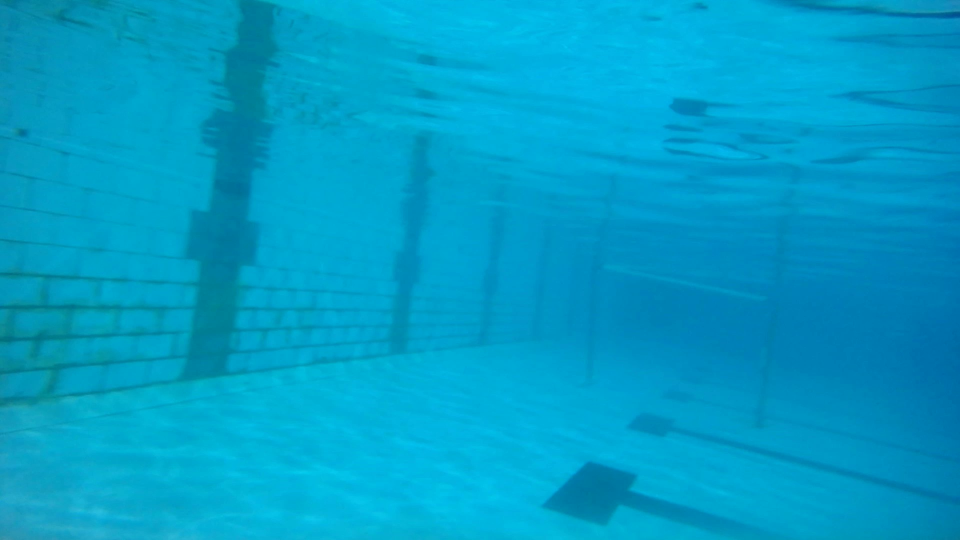
#> input picture testCases/WIN_20231017_23_15_57_Pro - frame at 0m0s.jpg, 1920 x 1080 px, given in place of Untitled video - Made with Clipchamp.mp4, which was not available (shown at 1/2 size)
$ python finalSubmission.py
#> lines starting #> are read from the running program, lines starting #| are printed output that depends on the picture; after the words box and inside, x2 and y2 are one past the last pixel; in counts of white or black regions, pixels touching at a corner belong together; pictures that were not available may be replaced by others from this repository, and a replacement may not be noted
import cv2
import numpy as np
#video_path = r"C:\Users\Mudit\Downloads\VScode\cv\Deepblu\Untitled video - Made with Clipchamp (3).mp4"#Very faint gate
#video_path = r"C:\Users\Mudit\Downloads\VScode\cv\Deepblu\Untitled video - Made with Clipchamp (2).mp4"#short video
#video_path = r"C:\Users\Mudit\Downloads\VScode\cv\Deepblu\Untitled video - Made with Clipchamp (1).mp4"# best test caase best performance
video_path = r"C:\Users\Mudit\Downloads\VScode\cv\Deepblu\Untitled video - Made with Clipchamp.mp4" #ideal

cap = cv2.VideoCapture(video_path)
# Sharpen the combined image
kernel_7x7_hor = np.array(
    [
        [-1, -1, -1, 6, -1, -1, -1],
        [-1, -1, -1, 6, -1, -1, -1],
        [-1, -1, -1, 6, -1, -1, -1],
        [-1, -1, -1, 6, -1, -1, -1],
        [-1, -1, -1, 6, -1, -1, -1],
        [-1, -1, -1, 6, -1, -1, -1],
        [-1, -1, -1, 6, -1, -1, -1]
    ]
)
kernel_7x7_hor_thick = np.array(
    [
        [-1, -1, 4/3, 4/3, 4/3, -1, -1],
        [-1, -1, 4/3, 4/3, 4/3, -1, -1],
        [-1, -1, 4/3, 4/3, 4/3, -1, -1],
        [-1, -1, 4/3, 4/3, 4/3, -1, -1],
        [-1, -1, 4/3, 4/3, 4/3, -1, -1],
        [-1, -1, 4/3, 4/3, 4/3, -1, -1],
        [-1, -1, 4/3, 4/3, 4/3, -1, -1]
    ]
)
kernel_5x5 = np.ones(( 5, 5), np.uint8)
kernel_3x3 = np.ones(( 3, 3), np.uint8)
centre_rec = (0,0)
centre_list = []
while cap.isOpened():
    ret, frame = cap.read()
#> frame is the input picture: shape (1080, 1920, 3); mean B, G, R 199.4, 157.6, 1.1
    if not ret:
        break
    frame = cv2.resize(frame, (640, 480))
#> frame: shape (480, 640, 3)
    blue = frame[:, :, 2]
    green = frame[:, :, 1]
    red = frame[:, :, 0]
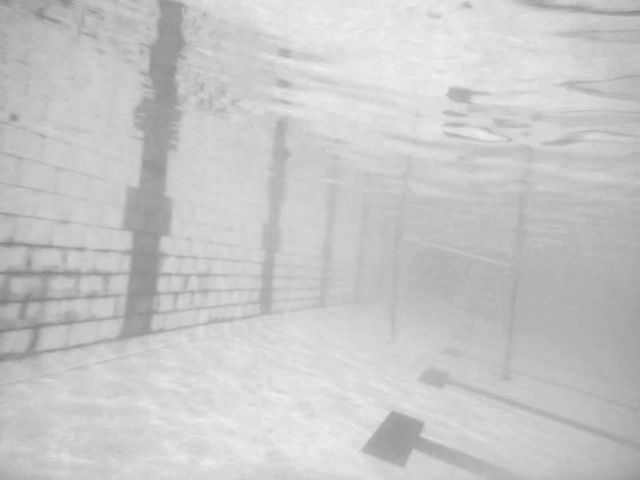
#> red: shape (480, 640); min 124, max 241, mean 199.4
    # Combine images with different weights
    combined = cv2.addWeighted((blue), 0.05, green, 0.66, 0)
    combined = cv2.addWeighted(combined, 0.7, red, 0.52, 0)
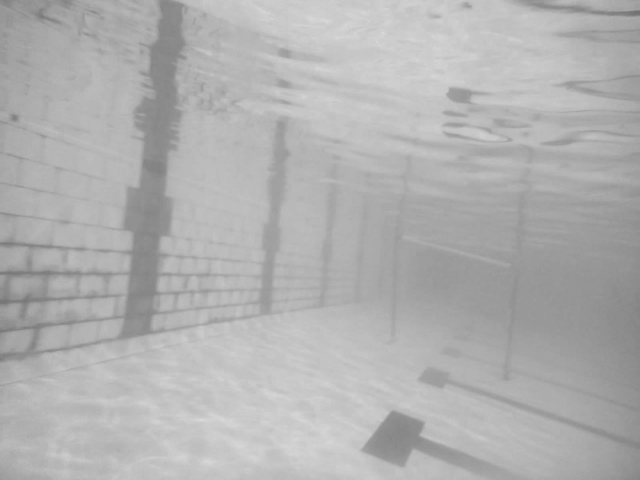
#> combined: shape (480, 640); min 111, max 218, mean 176.6
    sharpened_hor_thick = cv2.filter2D(combined, -1 , kernel_7x7_hor_thick)
    sharpened = cv2.bilateralFilter(sharpened_hor_thick, 6, 80, 80)
    sharpened = cv2.bitwise_not(sharpened_hor_thick)
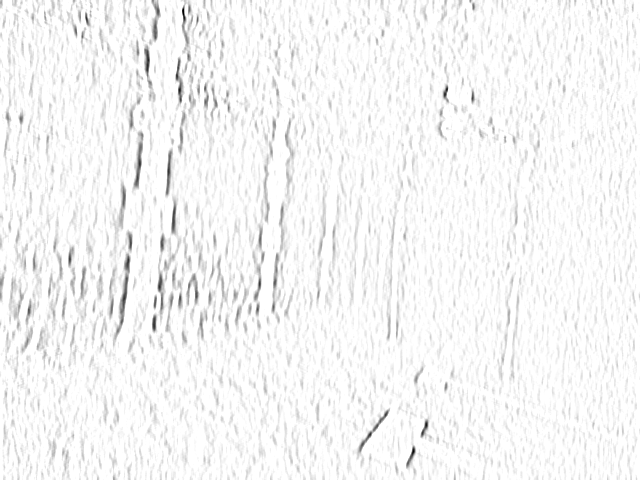
#> sharpened: shape (480, 640); min 0, max 255, mean 245.6
    ret, thresh = cv2.threshold(sharpened_hor_thick, 90, 255, cv2.THRESH_BINARY)
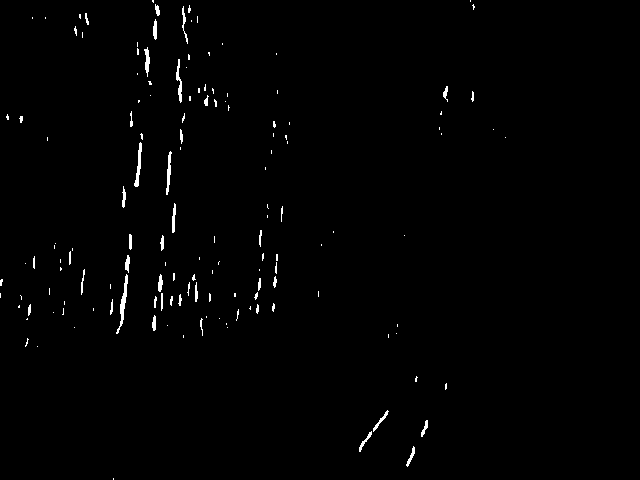
#> thresh: shape (480, 640); 0.93% white in thin lines or dots, all inside (x1, y1, x2, y2) = (0, 0, 506, 480)
    edges = cv2.Canny(thresh, 100, 120)
#> edges: shape (480, 640); 0.84% white in thin lines or dots, all inside (x1, y1, x2, y2) = (0, 0, 507, 480)
    canny_edge = edges
    edges_5x5 = cv2.dilate(canny_edge, kernel_5x5, iterations=1)
#> edges_5x5: shape (480, 640); 4.6% white; 104 white regions, largest, box (x1, y1, x2, y2) and area: (114, 253, 132, 336) 745, (149, 272, 165, 333) 580, (179, 2, 201, 46) 539
    edges_3x3 = cv2.dilate(canny_edge, kernel_3x3, iterations=1)
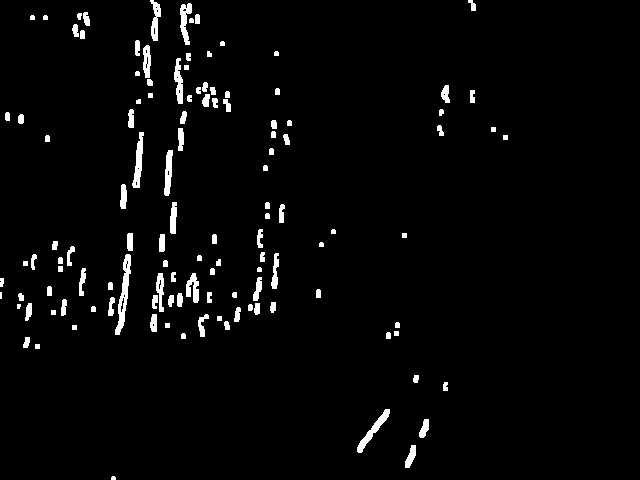
#> edges_3x3: shape (480, 640); 2.8% white; 122 white regions (3 under 20 px), largest, box (x1, y1, x2, y2) and area: (115, 254, 131, 335) 510, (357, 409, 390, 453) 340, (132, 132, 144, 188) 337
    # Probabilistic Hough Line Transform
    linesP = cv2.HoughLinesP(edges_5x5, 5, np.pi / 180, 50, 150, 40)
#> linesP = [[123, 328, 131, 254], [135, 188, 142, 131], [167, 196, 173, 149], [158, 312, 163, 272], [177, 104, 180, 64], [185, 45, 188, 2], [166, 196, 170, 149], [118, 335, 122, 275], [132, 186, 141, 131], [138, 188, 142, 137]]
    cv2.imshow("thresh", thresh)
    # cv2.imshow("sharpened", sharpened)
    # Detect and draw parallel lines
    cdstP = cv2.cvtColor(thresh, cv2.COLOR_GRAY2BGR)
    if linesP is not None:
        parallel_lines = []
        for line in linesP:
            x1, y1, x2, y2 = line[0]
            angle = np.arctan2(y2 - y1, x2 - x1) * 180 / np.pi
            if 85 < angle < 91 or -91 < angle < -85:  # Adjust angle range for parallel lines
                parallel_lines.append((x1, y1, x2, y2))
                cv2.line(cdstP, (x1, y1), (x2, y2), (0, 0, 255), 3, cv2.LINE_AA)
#> this loop made 10 passes
#> (x1, y1, x2, y2, angle) on passes 1 to 10: (123, 328, 131, 254, -83.83), (135, 188, 142, 131, -83), (167, 196, 173, 149, -82.72), (158, 312, 163, 272, -82.87), (177, 104, 180, 64, -85.71), (185, 45, 188, 2, -86.01), (166, 196, 170, 149, -85.14), (118, 335, 122, 275, -86.19), (132, 186, 141, 131, -80.71), (138, 188, 142, 137, -85.52)
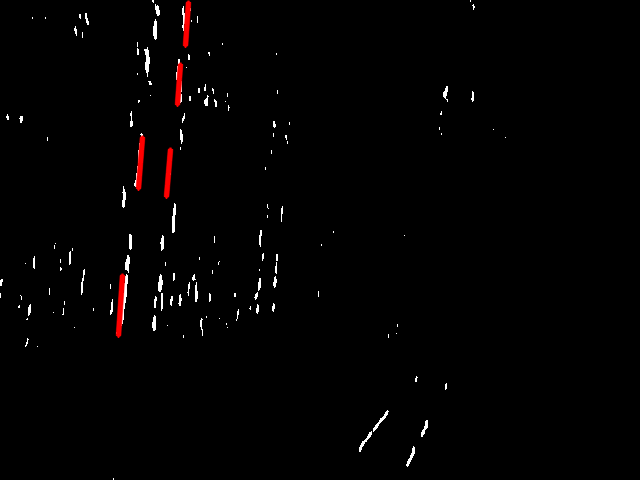
#> cdstP: shape (480, 640, 3); mean B, G, R 2, 2, 3.1
#> after the loop, parallel_lines = [(177, 104, 180, 64), (185, 45, 188, 2), (166, 196, 170, 149), (118, 335, 122, 275), (138, 188, 142, 137)]
        # Draw bounding box around two longest parallel lines
        if len(parallel_lines) >= 2:
            # Sort by line length
            parallel_lines.sort(key=lambda l: ((l[2] - l[0]) ** 2 + (l[3] - l[1]) ** 2) ** 0.5, reverse=True)
            x1_1, y1_1, x2_1, y2_1 = parallel_lines[0]
#> x1_1 = 118; y1_1 = 335; x2_1 = 122; y2_1 = 275
            x1_2, y1_2, x2_2, y2_2 = parallel_lines[1]
#> x1_2 = 138; y1_2 = 188; x2_2 = 142; y2_2 = 137
            cv2.line(cdstP, (x1_1, y1_1), (x2_1, y2_1), (125, 255, 70), 2)
            cv2.line(cdstP, (x1_2, y1_2), (x2_2, y2_2), (125, 255, 70), 2)
            x_min = min(x1_1, x2_1, x1_2, x2_2)
#> x_min = 118
            x_max = max(x1_1, x2_1, x1_2, x2_2)
#> x_max = 142
            y_min = min(y1_1, y2_1, y1_2, y2_2)
#> y_min = 137
            y_max = max(y1_1, y2_1, y1_2, y2_2)
#> y_max = 335
            centre = ((x_max+x_min)//2, (y_max+y_min)//2)
#> centre = (130, 236)
            radius = 20
            if ((y_max-y_min)/(x_max-x_min))<1:
                centre_list.append(centre)
                centre_rec = tuple(map(lambda x: sum(x) // len(x), zip(*centre_list)))
                cv2.circle(frame, centre_rec, radius, (0,255,150), -1)
            else:
                cv2.circle(frame, centre_rec, radius, (0,255,150), -1)
            cv2.rectangle(cdstP, (x_min, y_min), (x_max, y_max), (255, 0, 0), 2)
            cv2.rectangle(frame, (x_min, y_min), (x_max, y_max), (90, 0, 0), 2)
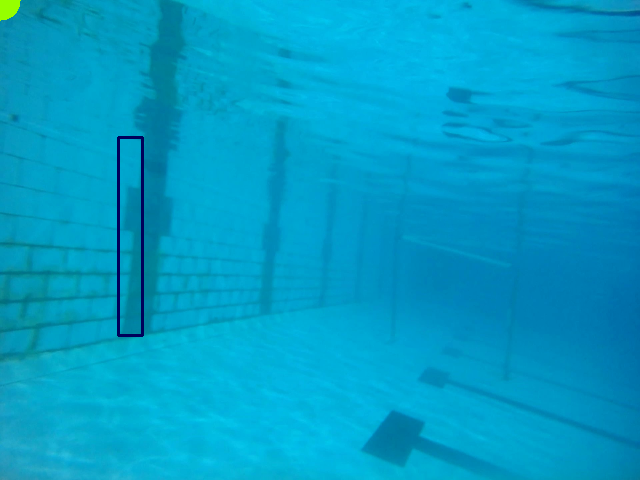
#> frame: shape (480, 640, 3); mean B, G, R 198.9, 157.1, 1.3
    cv2.imshow("Detected Lines (in red) - Probabilistic Line Transform", cdstP)
    cv2.imshow("SAXX", frame)
    if cv2.waitKey(1) & 0xFF == ord("q"):
#> (key q is pressed here)
        break
cap.release()
cv2.destroyAllWindows()

$ run again, on testCases/WIN_20231017_23_15_57_Pro - frame at 0m17s.jpg
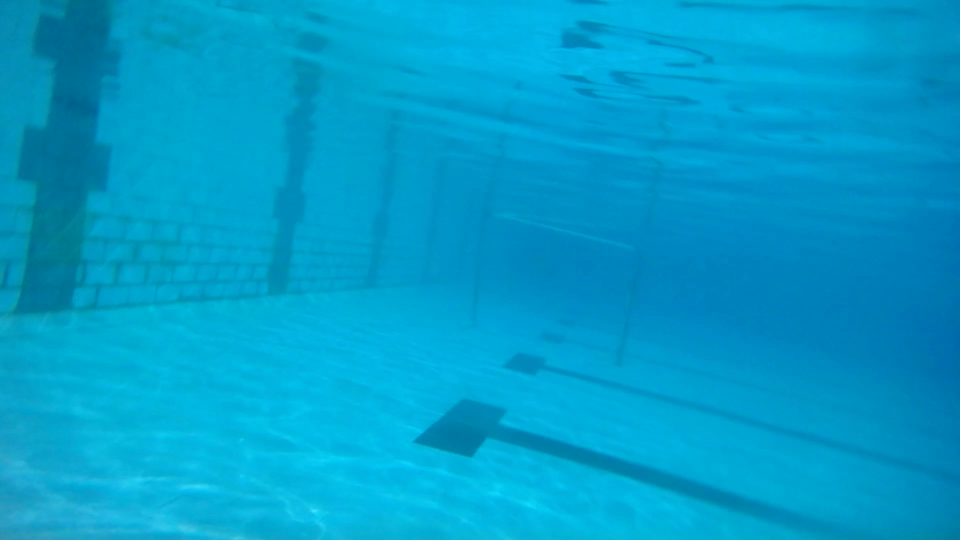
#> input picture testCases/WIN_20231017_23_15_57_Pro - frame at 0m17s.jpg, 1920 x 1080 px, given in place of Untitled video - Made with Clipchamp.mp4, which was not available (shown at 1/2 size)
#> frame is the input picture: shape (1080, 1920, 3); mean B, G, R 202.5, 157.2, 1.5
#> thresh: shape (480, 640); 0.97% white in thin lines or dots, all inside (x1, y1, x2, y2) = (0, 0, 485, 480)
#> edges_5x5: shape (480, 640); 4.7% white; 91 white regions, largest, box (x1, y1, x2, y2) and area: (44, 167, 88, 291) 1917, (0, 163, 25, 279) 1203, (167, 170, 187, 273) 817
#> edges_3x3: shape (480, 640); 2.9% white; 108 white regions (4 under 20 px), largest, box (x1, y1, x2, y2) and area: (45, 168, 77, 290) 1195, (0, 164, 24, 278) 842, (62, 65, 73, 129) 366
#> linesP = 15 rows, first 6: [9, 278, 21, 163], [55, 255, 58, 209], [66, 129, 71, 88], [47, 290, 55, 209], [71, 172, 72, 130], [172, 262, 176, 221]
#> the loop `for line in linesP:` made 15 passes
#> (x1, y1, x2, y2, angle) on passes 1 to 8: (9, 278, 21, 163, -84.04), (55, 255, 58, 209, -86.27), (66, 129, 71, 88, -83.05), (47, 290, 55, 209, -84.36), (71, 172, 72, 130, -88.64), (172, 262, 176, 221, -84.43), (193, 246, 205, 172, -80.79), (176, 272, 182, 179, -86.31)
#> after the loop `for line in linesP:`:
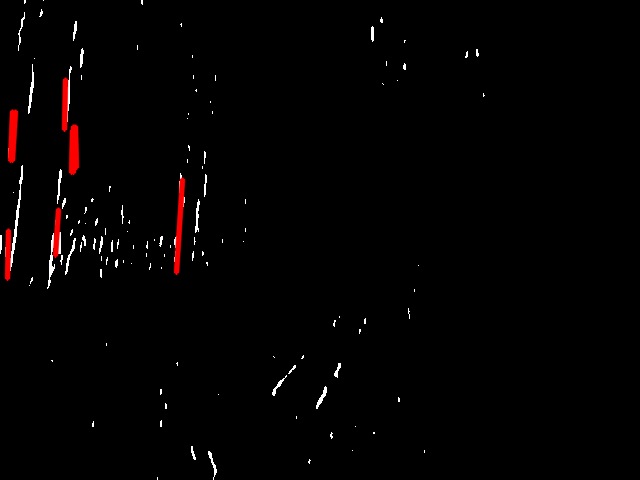
#> cdstP: shape (480, 640, 3); mean B, G, R 1.9, 1.9, 3.8
#> after the loop `for line in linesP:`: parallel_lines = [(55, 255, 58, 209), (71, 172, 72, 130), (176, 272, 182, 179), (12, 160, 15, 111), (73, 172, 73, 126), (64, 129, 65, 79), (10, 160, 12, 111), (75, 126, 76, 167), (7, 278, 8, 230)]
#> x1_1 = 176; y1_1 = 272; x2_1 = 182; y2_1 = 179
#> x1_2 = 64; y1_2 = 129; x2_2 = 65; y2_2 = 79
#> x_min = 64
#> x_max = 182
#> y_min = 79
#> y_max = 272
#> centre = (123, 175)
#> `cv2.rectangle(frame, (x_min, y_min), (x_max, y_max), (90, 0, 0), 2)`:
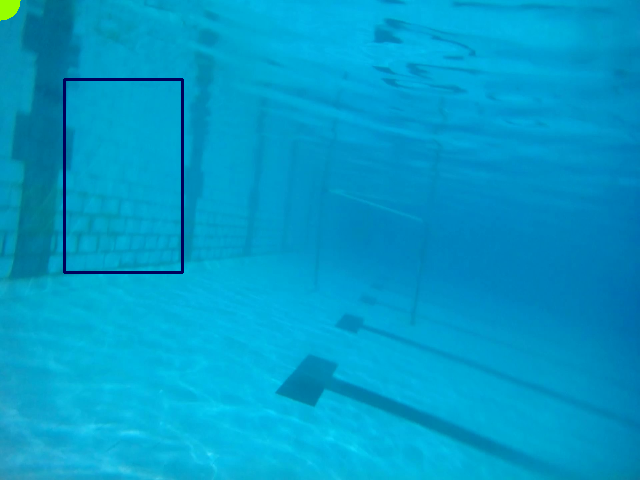
#> frame: shape (480, 640, 3); mean B, G, R 201.7, 156.4, 1.7

$ run again, on testCases/WIN_20231017_23_15_57_Pro - frame at 0m33s.jpg
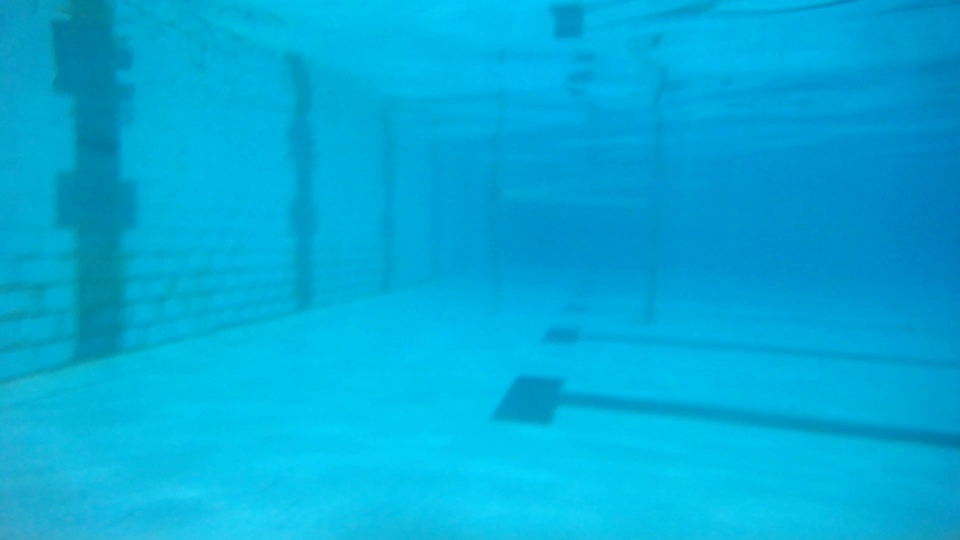
#> input picture testCases/WIN_20231017_23_15_57_Pro - frame at 0m33s.jpg, 1920 x 1080 px, given in place of Untitled video - Made with Clipchamp.mp4, which was not available (shown at 1/2 size)
#> frame is the input picture: shape (1080, 1920, 3); mean B, G, R 216.9, 171.8, 2.5
#> thresh: shape (480, 640); 0.38% white in thin lines or dots, all inside (x1, y1, x2, y2) = (4, 0, 447, 414)
#> edges: shape (480, 640); 0.37% white in thin lines or dots, all inside (x1, y1, x2, y2) = (3, 0, 448, 415)
#> edges_5x5: shape (480, 640); 2% white; 49 white regions, largest, box (x1, y1, x2, y2) and area: (41, 88, 50, 153) 471, (322, 332, 345, 373) 389, (78, 107, 93, 145) 301
#> edges_3x3: shape (480, 640); 1.2% white; 55 white regions (2 under 20 px), largest, box (x1, y1, x2, y2) and area: (323, 333, 344, 372) 265, (42, 103, 49, 152) 242, (387, 0, 394, 34) 194
#> linesP = [[44, 152, 44, 88], [45, 88, 45, 131]]
#> the loop `for line in linesP:` made 2 passes
#> (x1, y1, x2, y2, angle) on passes 1 to 2: (44, 152, 44, 88, -90), (45, 88, 45, 131, 90)
#> after the loop `for line in linesP:`:
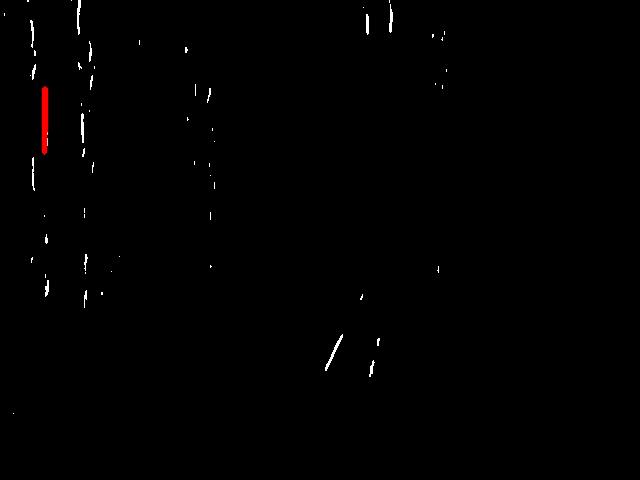
#> cdstP: shape (480, 640, 3); mean B, G, R 0.9, 0.9, 1.2
#> after the loop `for line in linesP:`: parallel_lines = [(44, 152, 44, 88), (45, 88, 45, 131)]
#> x1_1 = 44; y1_1 = 152; x2_1 = 44; y2_1 = 88
#> x1_2 = 45; y1_2 = 88; x2_2 = 45; y2_2 = 131
#> x_min = 44
#> x_max = 45
#> y_min = 88
#> y_max = 152
#> centre = (44, 120)
#> `cv2.rectangle(frame, (x_min, y_min), (x_max, y_max), (90, 0, 0), 2)`:
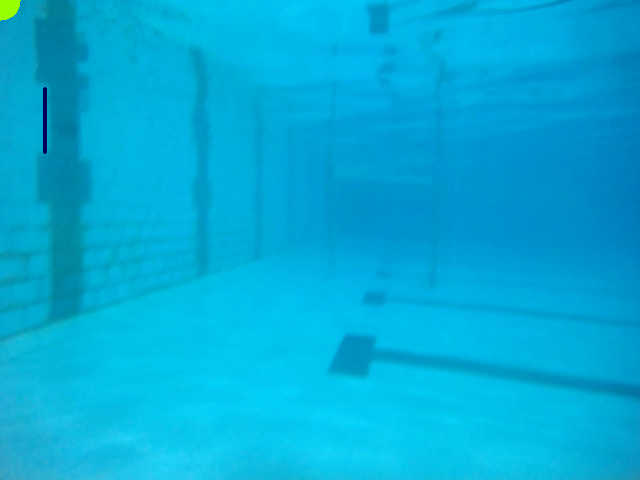
#> frame: shape (480, 640, 3); mean B, G, R 216.6, 171.8, 2.7

$ run again, on testCases/WIN_20231017_23_15_57_Pro - frame at 0m53s.jpg
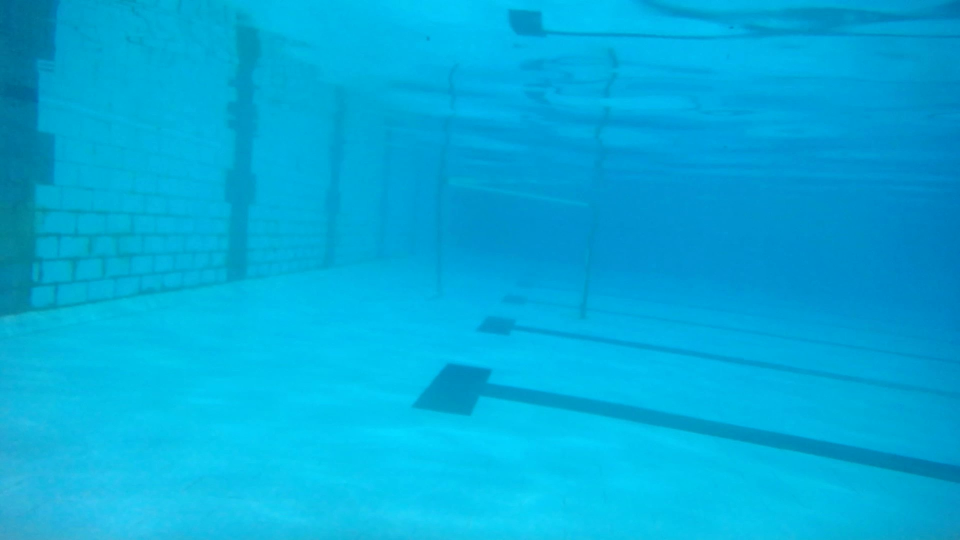
#> input picture testCases/WIN_20231017_23_15_57_Pro - frame at 0m53s.jpg, 1920 x 1080 px, given in place of Untitled video - Made with Clipchamp.mp4, which was not available (shown at 1/2 size)
#> frame is the input picture: shape (1080, 1920, 3); mean B, G, R 219.1, 172.3, 2.8
#> thresh: shape (480, 640); 0.92% white in thin lines or dots, all inside (x1, y1, x2, y2) = (4, 0, 492, 372)
#> edges: shape (480, 640); 0.83% white in thin lines or dots, all inside (x1, y1, x2, y2) = (3, 0, 492, 372)
#> edges_5x5: shape (480, 640); 4.4% white; 57 white regions, largest, box (x1, y1, x2, y2) and area: (18, 160, 85, 275) 2944, (162, 122, 176, 249) 881, (144, 8, 161, 101) 781
#> edges_3x3: shape (480, 640); 2.8% white; 92 white regions (1 under 20 px), largest, box (x1, y1, x2, y2) and area: (22, 161, 36, 268) 592, (23, 51, 30, 118) 400, (35, 0, 44, 64) 375
#> linesP = 17 rows, first 6: [26, 160, 29, 262], [37, 115, 38, 167], [148, 251, 150, 198], [145, 250, 148, 197], [22, 51, 26, 118], [162, 248, 166, 180]
#> the loop `for line in linesP:` made 17 passes
#> (x1, y1, x2, y2, angle) on passes 1 to 8: (26, 160, 29, 262, 88.32), (37, 115, 38, 167, 88.9), (148, 251, 150, 198, -87.84), (145, 250, 148, 197, -86.76), (22, 51, 26, 118, 86.58), (162, 248, 166, 180, -86.63), (154, 70, 157, 8, -87.23), (156, 70, 158, 26, -87.4)
#> after the loop `for line in linesP:`: parallel_lines = 16 items, first 6: (26, 160, 29, 262), (37, 115, 38, 167), (148, 251, 150, 198), (145, 250, 148, 197), (22, 51, 26, 118), (162, 248, 166, 180)
#> x1_1 = 26; y1_1 = 160; x2_1 = 29; y2_1 = 262
#> x1_2 = 162; y1_2 = 248; x2_2 = 166; y2_2 = 180
#> x_min = 26
#> x_max = 166
#> y_min = 160
#> y_max = 262
#> centre = (96, 211)
#> `cv2.rectangle(frame, (x_min, y_min), (x_max, y_max), (90, 0, 0), 2)`:
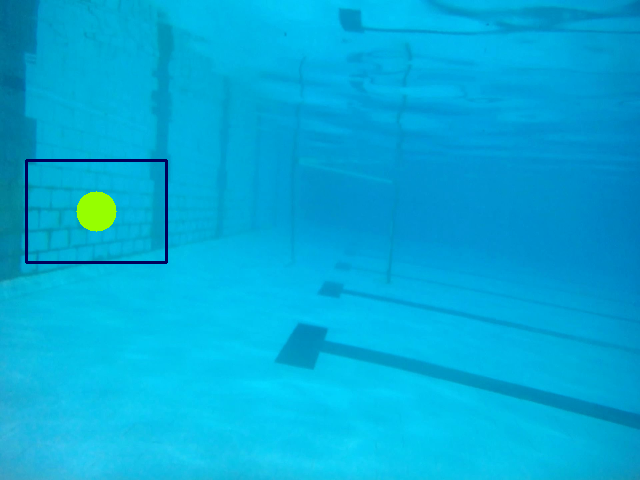
#> frame: shape (480, 640, 3); mean B, G, R 217.7, 171.8, 3.4
